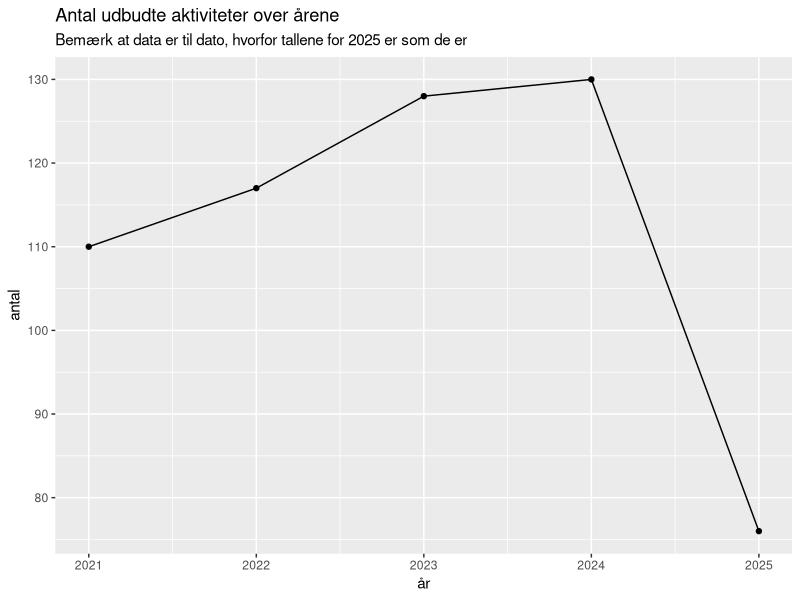

Recreate this plot in R. (Note: this script raises an error after producing the figure.)
## ---- chunk 1
knitr::opts_chunk$set(echo = TRUE)
## ---- chunk 2
library(tidyverse)
library(knitr)
meta_data <- read_csv2("data/kursus_metadata.csv")
meta_data <- meta_data %>% 
  select(-c(allday, -public, public, admin, end, campus_id, location_type, location_id, calendar_id, owner_name,
            owner_id, category_id, calendar_name, calendar_public, calendar_admin, presenter, color, 
            featured_image, geolocation, registration_cost, more_info, setup_time, teardown_time, 
            audience_1_id, audience_1_name, registration_form_id, registration_series_linked,
            has_registration_opened, registration, has_registration_closed, zoom_email, online_user_id, 
            online_meeting_id, online_host_url, online_join_url, online_join_password, online_provider,
            campus_1, audience_2_id, audience_2_name, audience_3_id, audience_3_name))
tilmeldinger <- read_csv2("data/tilmeldings_data.csv")
## ---- chunk 3
meta_data %>% 
  distinct(id, .keep_all = TRUE) %>% 
  count(år = year(start), name = "antal") %>% 
  kable()
## ---- chunk 4
meta_data %>% 
  distinct(id, .keep_all = TRUE) %>% 
  count(år = year(start), name = "antal") %>% 
  ggplot(aes(x= år, y = antal)) +
  geom_point() +
  geom_line() +
  ggtitle("Antal udbudte aktiviteter over årene", subtitle = "Bemærk at data er til dato, hvorfor tallene for 2025 er som de er")
## ---- chunk 5
tilm_pr_event <- tilmeldinger %>% 
  group_by(event_id, tilm_type) %>% 
  distinct(booking_id, .keep_all = TRUE) %>% 
  mutate(antal = !is.na(booking_id), .after = last_name) %>% 
  summarise(antal = sum(antal)) %>% 
  pivot_wider(names_from = tilm_type, values_from = antal, values_fill = 0)
## ---- chunk 6
meta_data %>% 
  mutate(value = 1) %>% 
  pivot_wider(names_from = category_name, values_from = value) %>% 
  right_join(tilm_pr_event, by = c("id" = "event_id")) %>% 
  select(id, title, start, registrants, waitlist, seats) %>% 
  mutate(andel_fyldt = registrants/seats)
## ---- chunk 7
meta_data %>% filter(id == 3661348)
